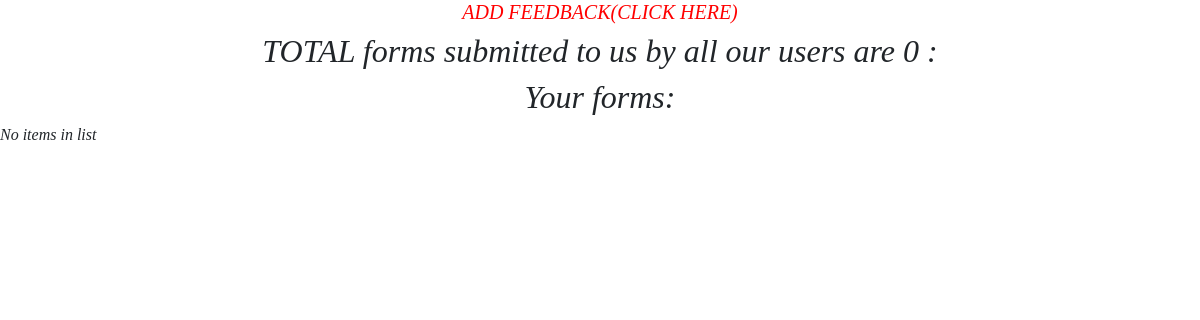
Before: /feed/ (signed in) with the older database file.
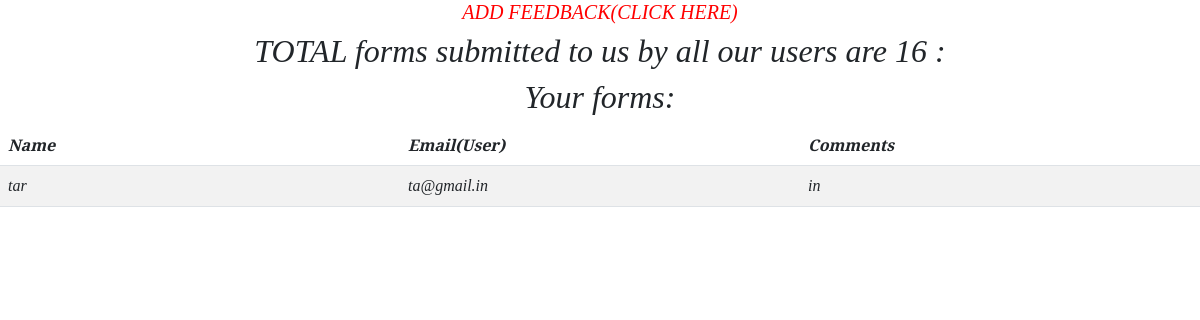
After: the same page with the newer database file.
### app/models.py (models this page shows, shortened)
class Feedback(models.Model):
    user=models.ForeignKey(User,on_delete=models.CASCADE,null=True,blank=True)
    name=models.CharField(max_length=100)
    email=models.EmailField()
    Comments=models.TextField()

### app/views.py (the view)
# urls.py: path('feed/',FeedListView.as_view(),name='feed'),
class FeedListView(LoginRequiredMixin,ListView):
    model=Feedback
    context_object_name='feed'

### app/templates/app/feedback_list.html (shortened to what this page needs)
<!DOCTYPE html>
<html>
    <head>
        <link rel="stylesheet" href="../static/app/style.css">
        <link href="https://cdn.jsdelivr.net/npm/bootstrap@5.2.2/dist/css/bootstrap.min.css" rel="stylesheet">
        {% load static %}
    </head>
    <body >
        <center><h5><a href="/" style="text-decoration:none;color:red">ADD FEEDBACK(CLICK HERE)</a></h5></center>
        <center><h2>TOTAL  forms submitted to us by all our users are  {{object_list.count}}  :</h2></center>
        <center><h2>Your forms:</h2></center>
      {% for task in object_list %}
       {% if user == task.user %}
     <div class="table-responsive">
      <table class="table table-striped table-fixed">
        <thead>
          <tr>
            <th style="width:28%">Name</th>
            <th style="width:28%">Email(User)</th>
            <th style="width:28%">Comments</th>
          </tr>
        </thead>
        <tbody>
            <tr>
              <td style="width:28%">{{task.name}}</td>
              <td style="width:28%">{{task.email}}</td>
              <td style="width:28%">{{task.Comments}}</td>
            </tr>
        </tbody>
    </table>
</div>
        {% endif %}
        {% empty %}
        <h6>No items in list</h6>
        {% endfor %}
    </body>
</html>

Changed rows visible on the page:
added Feedback: name "tar", email "ta@gmail.in", Comments "in"
Other visible differences:
{{ object_list.count }}: "0" → "16"
text no longer shown: "No items in list"
